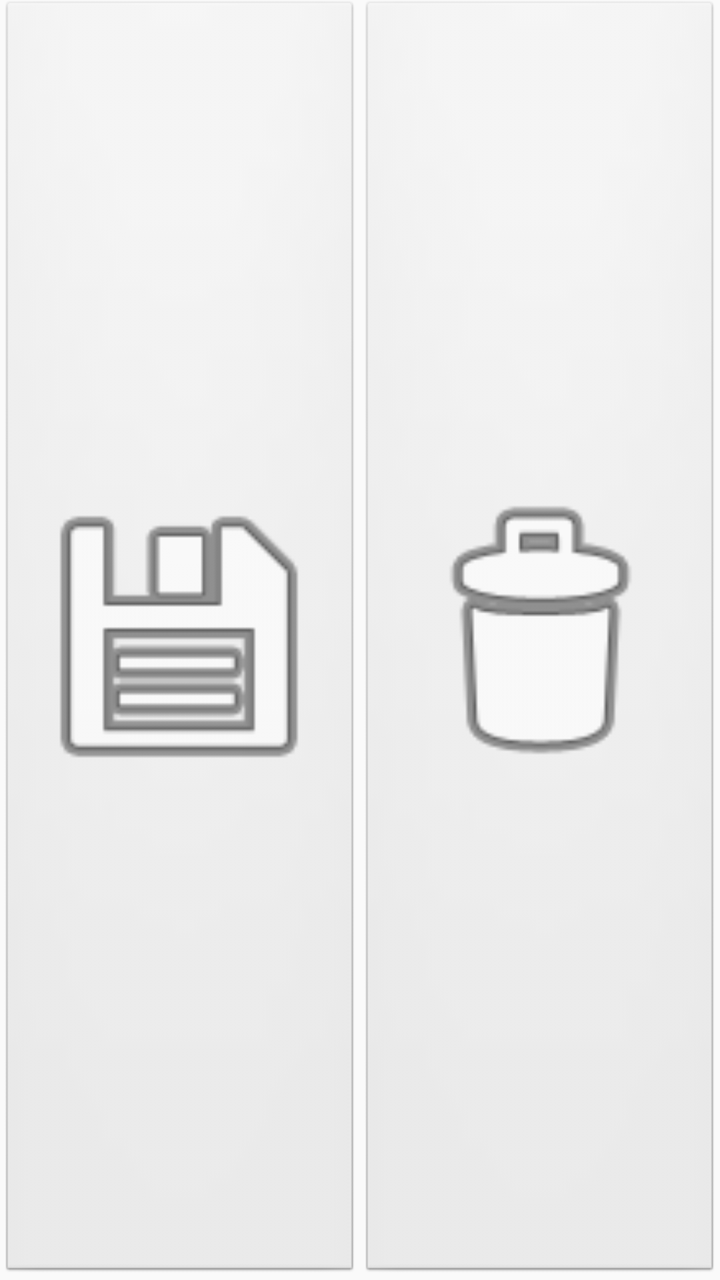
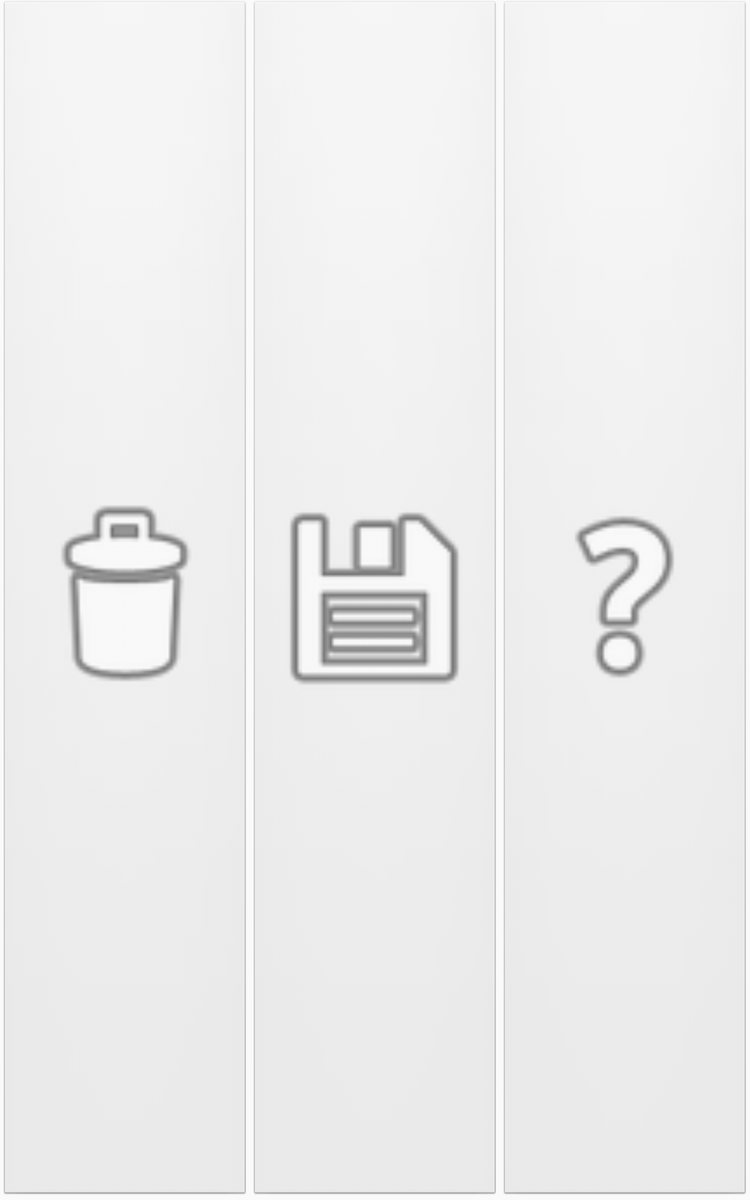

One screen, two layout resources from the same app: the default and the author's alternative for another configuration. Each is rendered where Android would select it; the XML of both is given below.
<!-- AndroidManifest.xml: application theme AppTheme -->
<!-- res/layout/filter_settings_buttons_fragment.xml -->
<?xml version="1.0" encoding="utf-8"?>
<LinearLayout xmlns:android="http://schemas.android.com/apk/res/android"
              xmlns:tools="http://schemas.android.com/tools"
              android:layout_width="match_parent"
              android:layout_height="@dimen/filter_settings_buttons_height"
              android:orientation="horizontal"
              android:baselineAligned="false">

    <LinearLayout
        android:id="@+id/save_preset_btn"
        android:layout_width="0dp"
        android:layout_height="match_parent"
        android:layout_weight="1"
        android:background="@android:drawable/btn_default"
        android:onClick="onSavePresetClick">
        <ImageView
            android:layout_width="match_parent"
            android:layout_height="match_parent"
            android:layout_gravity="center"
            android:src="@android:drawable/ic_menu_save"
            tools:ignore="ContentDescription"/>
    </LinearLayout>

    <LinearLayout
        android:id="@+id/delete_preset_btn"
        android:layout_width="0dp"
        android:layout_height="match_parent"
        android:layout_weight="1"
        android:background="@android:drawable/btn_default"
        android:onClick="onDeleteButtonPreset">
        <ImageView
            android:layout_width="match_parent"
            android:layout_height="match_parent"
            android:layout_gravity="center"
            android:src="@android:drawable/ic_menu_delete"
            tools:ignore="ContentDescription"/>
    </LinearLayout>

</LinearLayout>
<!-- resources referenced by this layout -->
<resources>
  <dimen name="filter_settings_buttons_height">50dp</dimen>
  <!-- from res/values-v17/ -->
  <style name="AppTheme" parent="Theme.AppCompat.Light.DarkActionBar">
          
          <item name="colorPrimary">@color/colorPrimary</item>
          <item name="colorPrimaryDark">@color/colorPrimaryDark</item>
          <item name="colorAccent">@color/colorAccent</item>
          <item name="android:layoutDirection">ltr</item>
      </style>
  <color name="colorPrimary">#3F51B5</color>
  <color name="colorPrimaryDark">#303f9f</color>
  <color name="colorAccent">#ff4081</color>
</resources>
<!-- res/layout-large/filter_settings_buttons_fragment.xml (the author's variant of the layout above) -->
<!-- drawn on a 7-inch tablet held upright -->
<?xml version="1.0" encoding="utf-8"?>
<LinearLayout xmlns:android="http://schemas.android.com/apk/res/android"
              xmlns:app="http://schemas.android.com/apk/res-auto"
              android:layout_width="match_parent"
              android:layout_height="80dp"
              android:orientation="horizontal">
    <LinearLayout
        android:layout_width="wrap_content"
        android:layout_height="match_parent"
        android:layout_weight="1"
        android:background="@android:drawable/btn_default"
        android:onClick="onDelteButtonPreset">
        <ImageView
            android:layout_width="match_parent"
            android:layout_height="match_parent"
            android:layout_gravity="center"
            android:src="@android:drawable/ic_menu_delete"/>
    </LinearLayout>

    <LinearLayout
    android:layout_width="wrap_content"
    android:layout_height="match_parent"
    android:layout_weight="1"
    android:background="@android:drawable/btn_default"
    android:onClick="onSavePresetClick">
    <ImageView
        android:layout_width="match_parent"
        android:layout_height="match_parent"
        android:layout_gravity="center"
        android:src="@android:drawable/ic_menu_save"/>
</LinearLayout>

    <LinearLayout
        android:layout_width="wrap_content"
        android:layout_height="match_parent"
        android:layout_weight="1"
        android:background="@android:drawable/btn_default"
        android:onClick="onHelpClick">
        <ImageView
            android:layout_width="match_parent"
            android:layout_height="match_parent"
            android:layout_gravity="center"
            android:src="@android:drawable/ic_menu_help"/>
    </LinearLayout>

    
        
        
        
        
        
        

    
        
        
        
        
        
        

    
        
        
        
        
        
        

</LinearLayout>
<!-- resources referenced by the variant -->
<!-- as a 7-inch tablet held upright resolves them -->
<resources>
  <!-- from res/values-v17/ -->
  <style name="AppTheme" parent="Theme.AppCompat.Light.DarkActionBar">
          
          <item name="colorPrimary">@color/colorPrimary</item>
          <item name="colorPrimaryDark">@color/colorPrimaryDark</item>
          <item name="colorAccent">@color/colorAccent</item>
          <item name="android:layoutDirection">ltr</item>
      </style>
  <color name="colorPrimary">#3F51B5</color>
  <color name="colorPrimaryDark">#303f9f</color>
  <color name="colorAccent">#ff4081</color>
</resources>
